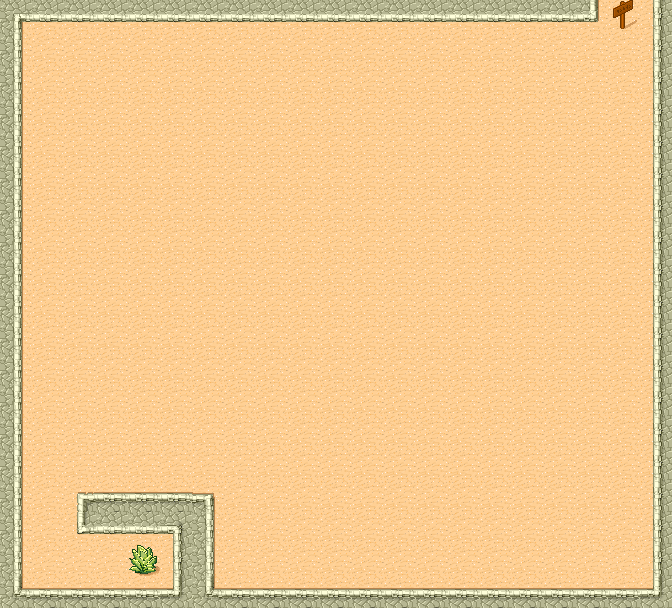

The image is a tile-based game level rendered from a .tmx file. Its description and source (layers, tilesets, objects; grid data summarised) follow:
An orthogonal 21x19 tile map with 32x32 px tiles, 1 tile layer (Слой тайлов 1).

<map version="1.5" tiledversion="1.7.2" orientation="orthogonal" renderorder="right-down" width="21" height="19" tilewidth="32" tileheight="32" infinite="0" nextlayerid="2" nextobjectid="1">
 <tileset firstgid="1" source="tmw_desert_spacing.tsx" />
 <layer id="1" name="Слой тайлов 1" width="21" height="19">
  <data>[399 cells, 399 non-empty, 15 distinct tile ids]</data>
 </layer>
</map>
